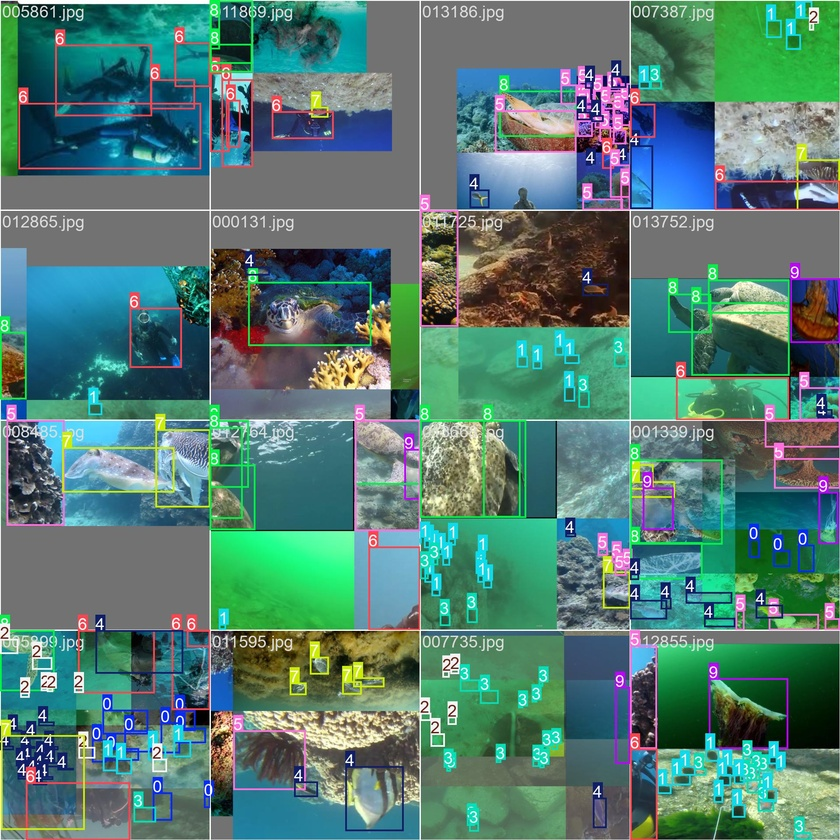
#> input picture notebooks/runs/ruod/yolov8m_raw/train_batch0.jpg, 840 x 840 px, shrunk from 1920 x 1920 before the run
$ python exp.py ../../notebooks/runs/ruod/yolov8m_raw/train_batch0.jpg ../../notebooks/runs/ruod/yolov8m_raw/train_batch1.jpg   (older library calls are emulated)
#> lines starting #> are read from the running program, lines starting #| are printed output that depends on the picture; long printed decimals are rounded
import cv2
import os
import numpy as np
import matplotlib.pyplot as plt
from typing import Tuple, Dict, List

def compute_uiqm(img_bgr: np.ndarray) -> float:
    '''TODO: double-check correctness of this uiqm'''
    img = img_bgr.astype(np.float64)
    B, G, R = img[:, :, 0], img[:, :, 1], img[:, :, 2]

    # UICM (colorfulness under water)
    RG = R - G
    YB = (R + G) / 2.0 - B
    uicm = (
        -0.0268 * np.sqrt(np.mean(RG)**2 + np.mean(YB)**2)
        + 0.1586 * np.sqrt(np.std(RG)**2 + np.std(YB)**2)
    )

    # UISM (sharpness)
    sobel_weight = [0.114, 0.587, 0.299]  # BGR weights
    uism_vals: List[float] = []
    for c in range(3):
        ch = img[:, :, c]
        sobel_x = cv2.Sobel(ch, cv2.CV_64F, 1, 0, ksize=3)
        sobel_y = cv2.Sobel(ch, cv2.CV_64F, 0, 1, ksize=3)
        mag = np.sqrt(sobel_x**2 + sobel_y**2)
        uism_vals.append(np.mean(mag))
    uism = sum(w * v for w, v in zip(sobel_weight, uism_vals))

    # UIConM (local contrast)
    gray = cv2.cvtColor(img_bgr, cv2.COLOR_BGR2GRAY).astype(np.float64)
    blk = 8
    contr = []
    H, W = gray.shape
    for i in range(0, H - blk, blk):
        for j in range(0, W - blk, blk):
            block = gray[i:i+blk, j:j+blk]
            mn, mx = block.min(), block.max()
            if mx > mn:
                contr.append((mx - mn) / (mx + mn + 1e-10))
    if len(contr) == 0:
        uiconm = 0.0
    else:
        uiconm = np.mean(np.log(np.array(contr) + 1e-10))

    # final
    return 0.0282 * uicm + 0.2953 * uism + 3.5753 * uiconm


def compute_uciqe(img_bgr: np.ndarray) -> float:
    ''' TODO: double-check correctness of uciqe '''
    lab = cv2.cvtColor(img_bgr, cv2.COLOR_BGR2LAB).astype(np.float64)
    L = lab[:, :, 0] / 255.0
    a = lab[:, :, 1] - 128.0
    b = lab[:, :, 2] - 128.0

    chroma = np.sqrt(a**2 + b**2)
    sigma_c = np.std(chroma)

    L_sorted = np.sort(L.flatten())
    n = len(L_sorted)
    top = L_sorted[int(0.99 * n):]
    bottom = L_sorted[:int(0.01 * n)] if int(0.01 * n) > 0 else L_sorted[:1]
    con_l = top.mean() - bottom.mean()

    hsv = cv2.cvtColor(img_bgr, cv2.COLOR_BGR2HSV).astype(np.float64)
    mu_s = hsv[:, :, 1].mean() / 255.0

    return 0.4680 * sigma_c + 0.2745 * con_l + 0.2576 * mu_s


def contrast_gain(original: np.ndarray, enhanced: np.ndarray) -> float:
    '''Std(gray) ratio between enhanced and original'''
    def get_std(x: np.ndarray) -> float:
        gray = cv2.cvtColor(x, cv2.COLOR_BGR2GRAY)
        return float(np.std(gray))
    return get_std(enhanced) / (get_std(original) + 1e-10)


#### CLAHE Experiment

def apply_clahe(bgr: np.ndarray, clip: float, tile: int) -> np.ndarray:
    '''Apply CLAHE on L channel in Lab'''
    lab = cv2.cvtColor(bgr, cv2.COLOR_BGR2LAB)
    clahe = cv2.createCLAHE(clipLimit=clip, tileGridSize=(tile, tile))
    lab[:, :, 0] = clahe.apply(lab[:, :, 0])
    return cv2.cvtColor(lab, cv2.COLOR_LAB2BGR)


def run_experiment(image_path: str, out_dir: str):
    os.makedirs(out_dir, exist_ok=True)

    orig = cv2.imread(image_path)
#> orig is the input picture: shape (840, 840, 3); mean B, G, R 114.9, 123.7, 84.3
    if orig is None:
        raise FileNotFoundError(image_path)

    print(f"Running CLAHE experiment on: {image_path}")

    # parameter sweeps
    clip_values = [1.0, 1.5, 2.0, 2.5, 3.0, 4.0]
    tile_values = [4, 8, 12, 16]

    results = []

    for clip in clip_values:
        for tile in tile_values:
            enh = apply_clahe(orig, clip, tile)

            uiqm_val = compute_uiqm(enh)
            uciqe_val = compute_uciqe(enh)
            contr = contrast_gain(orig, enh)

            results.append({
                "clip": clip,
                "tile": tile,
                "uiqm": uiqm_val,
                "uciqe": uciqe_val,
                "contrast": contr,
            })

            print(
                f"[clip={clip:.1f}, tile={tile}] "
                f"UIQM={uiqm_val:.3f}, UCIQE={uciqe_val:.3f}, Contrast={contr:.3f}"
            )
#> this loop made 6 passes
#> pass 1, in compute_uiqm, `img = img_bgr.astype(np.float64)`:
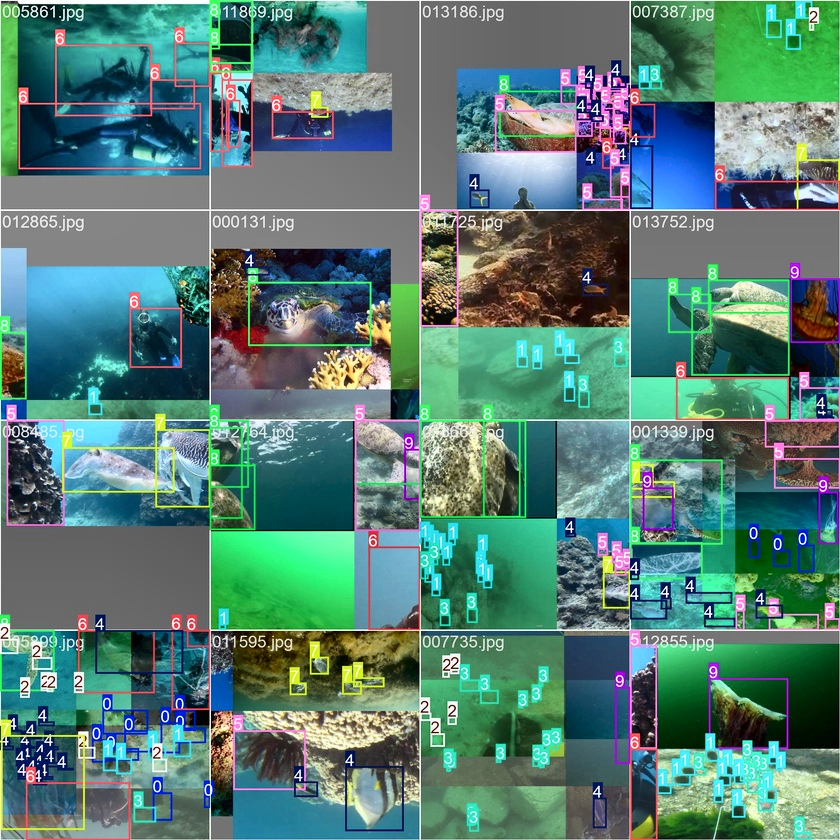
#> img: shape (840, 840, 3) float64; mean B, G, R 116.3, 125.3, 86.8
#> pass 1, in compute_uiqm, `B, G, R = img[:, :, 0], img[:, :, 1], img[:, :, 2]`:
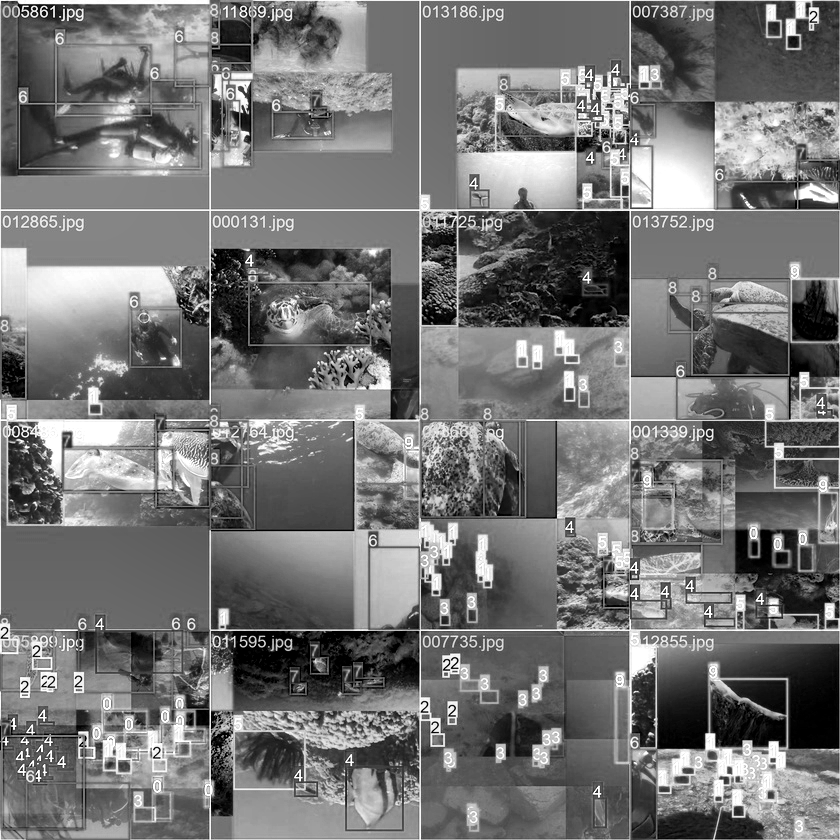
#> B: shape (840, 840) float64; min 0, max 255, mean 116.3
#> pass 1, in compute_uiqm, `B, G, R = img[:, :, 0], img[:, :, 1], img[:, :, 2]`:
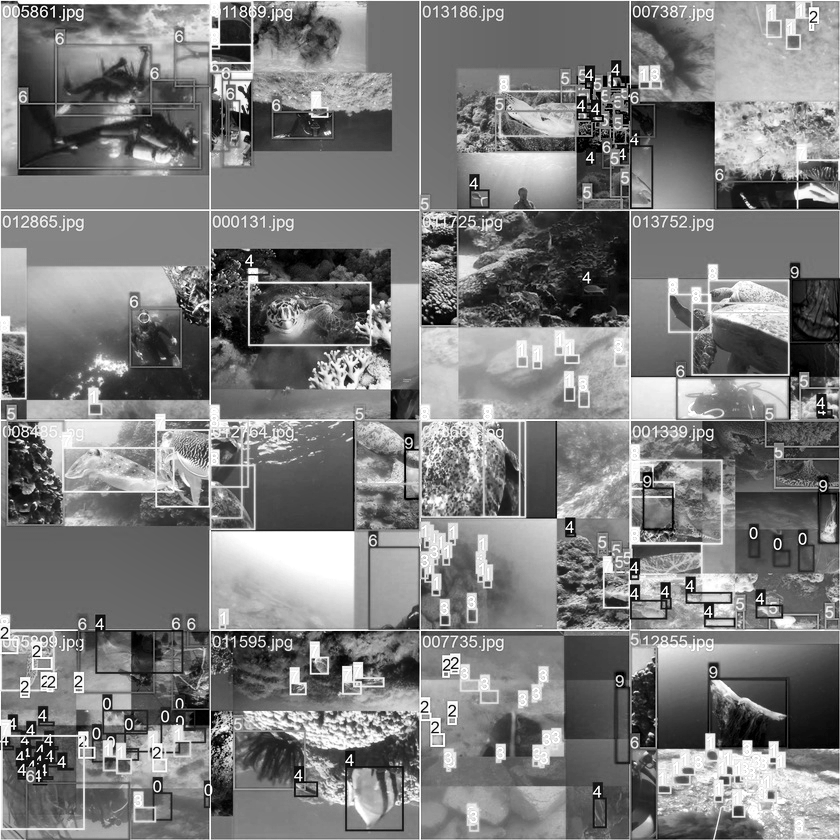
#> G: shape (840, 840) float64; min 0, max 255, mean 125.3
#> after the loop:
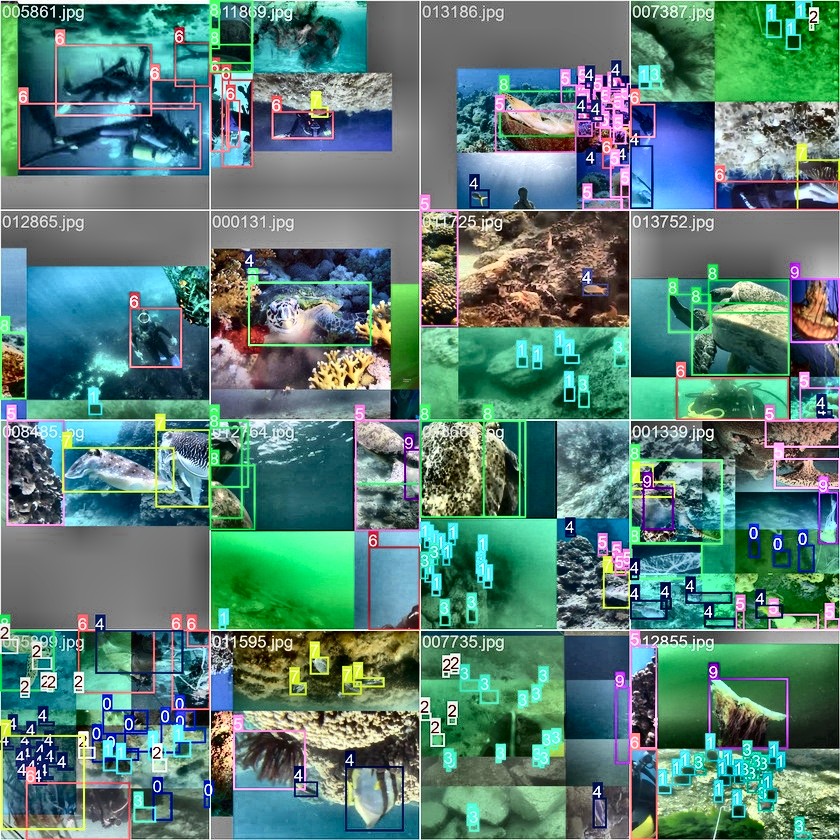
#> enh: shape (840, 840, 3); mean B, G, R 118.6, 127.6, 89.9
#> after the loop, results = 24 items
    ### save results
    csv_path = os.path.join(out_dir, "clahe_experiment_results.csv")
    with open(csv_path, "w") as f:
        f.write("clip,tile,UIQM,UCIQE,ContrastGain\n")
        for r in results:
            f.write(
                f"{r['clip']},{r['tile']},"
                f"{r['uiqm']:.6f},{r['uciqe']:.6f},{r['contrast']:.6f}\n"
            )
#> this loop made 24 passes
    print(f"Saved CSV: {csv_path}")
#| Saved CSV: ../../notebooks/runs/ruod/yolov8m_raw/train_batch1.jpg/clahe_experiment_results.csv

    # Plot: UIQM vs clipLimit for each tile size
    plt.figure(figsize=(8, 5))
    for tile in tile_values:
        x = [r["clip"] for r in results if r["tile"] == tile]
        y = [r["uiqm"] for r in results if r["tile"] == tile]
        plt.plot(x, y, marker="o", label=f"Tile {tile}")
#> this loop made 4 passes
#> y on passes 1 to 4: [27.27, 29.43, 30.8, 31.56, 32.07, 32.32], [27.74, 30.07, 31.84, 33.01, 33.84, 34.82], [28.31, 30.69, 32.72, 34.04, 35.07, 36.35], [28.23, 31.34, 33.37, 35.21, 36.42, 38.14]
    plt.xlabel("clipLimit")
    plt.ylabel("UIQM")
    plt.title("UIQM vs clipLimit for different tile sizes (CLAHE)")
    plt.grid(True, linestyle="--", alpha=0.4)
    plt.legend()
    plt.tight_layout()
    uiqm_plot_path = os.path.join(out_dir, "uiqm_vs_clip_all_tiles.png")
    plt.savefig(uiqm_plot_path, dpi=150)
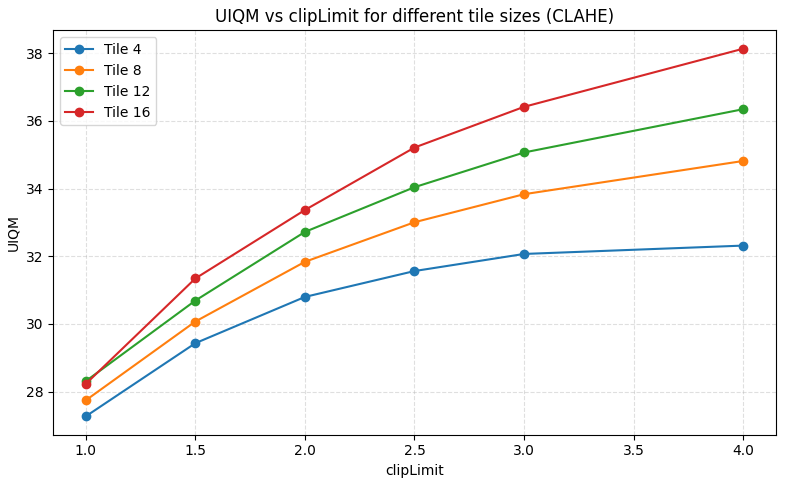
#> figure drawn by matplotlib, 1 panel
    print(f"Saved: {uiqm_plot_path}")
    plt.close()

    # Plot: Three metrics vs clipLimit for ONE tile size
    target_tile = 8
    clips = [r["clip"] for r in results if r["tile"] == target_tile]
#> clips = [1, 1.5, 2, 2.5, 3, 4]
    uiqm_list = [r["uiqm"] for r in results if r["tile"] == target_tile]
#> uiqm_list = [27.74, 30.07, 31.84, 33.01, 33.84, 34.82]
    uciqe_list = [r["uciqe"] for r in results if r["tile"] == target_tile]
#> uciqe_list = [10.03, 9.99, 9.96, 9.93, 9.9, 9.87]
    contrast_list = [r["contrast"] for r in results if r["tile"] == target_tile]
#> contrast_list = [1.14, 1.21, 1.26, 1.29, 1.31, 1.34]

    plt.figure(figsize=(8, 5))
    plt.plot(clips, uiqm_list, marker="o", label="UIQM")
    plt.plot(clips, uciqe_list, marker="s", label="UCIQE")
    plt.plot(clips, contrast_list, marker="^", label="Contrast Gain")
    plt.xlabel("clipLimit")
    plt.ylabel("Metric value")
    plt.title(f"CLAHE metrics vs clipLimit (tileGridSize = {target_tile}×{target_tile})")
    plt.grid(True, linestyle="--", alpha=0.4)
    plt.legend()
    plt.tight_layout()
    metrics_plot_path = os.path.join(out_dir, "metrics_vs_clip_tile8.png")
    plt.savefig(metrics_plot_path, dpi=150)
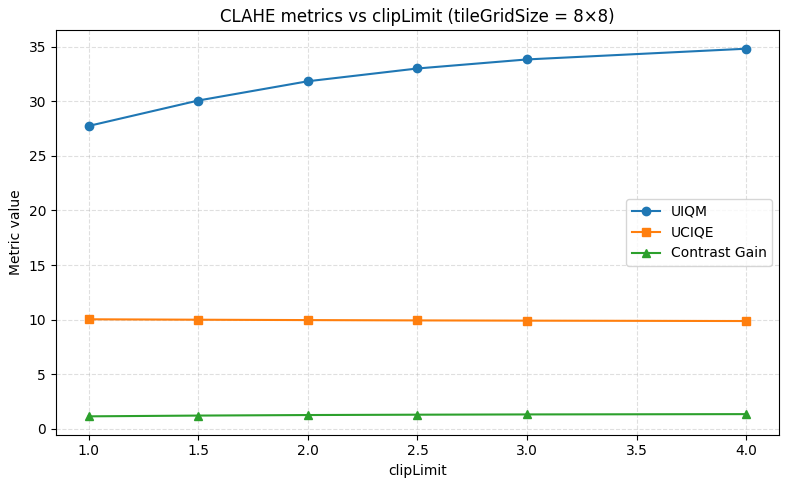
#> figure drawn by matplotlib, 1 panel
    print(f"Saved: {metrics_plot_path}")
    plt.close()

    # find best setting
    best = max(
        results,
        key=lambda r: (r["uiqm"] + r["uciqe"] + r["contrast"])
    )
#> best = {'clip': 4, 'tile': 16, 'uiqm': 38.14, 'uciqe': 9.87, 'contrast': 1.26}
    print("\nBEST SETTING FOUND (by UIQM + UCIQE + ContrastGain):")
    print(best)
#| {'clip': 4.0, 'tile': 16, 'uiqm': 38.135, 'uciqe': 9.868, 'contrast': 1.263}

    return results

if __name__ == "__main__":
    import sys

    if len(sys.argv) < 3:
        print("Usage: python3 experiment_clahe_params.py <image> <out_dir>")
        sys.exit(1)

    run_experiment(sys.argv[1], sys.argv[2])

$ run again, on notebooks/runs/ruod/yolov8m_raw/train_batch2.jpg
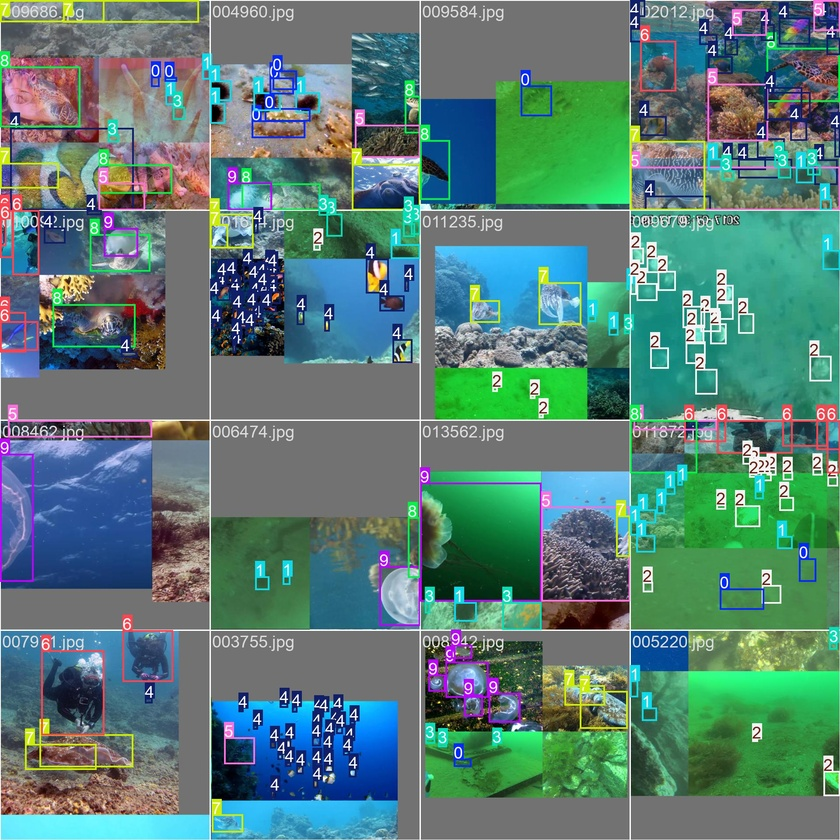
#> input picture notebooks/runs/ruod/yolov8m_raw/train_batch2.jpg, 840 x 840 px, shrunk from 1920 x 1920 before the run
#> in run_experiment, orig is the input picture: shape (840, 840, 3); mean B, G, R 118.9, 125.6, 89.2
#> the loop in run_experiment, `for clip in clip_values:` made 6 passes
#> after the loop in run_experiment, `for clip in clip_values:`:
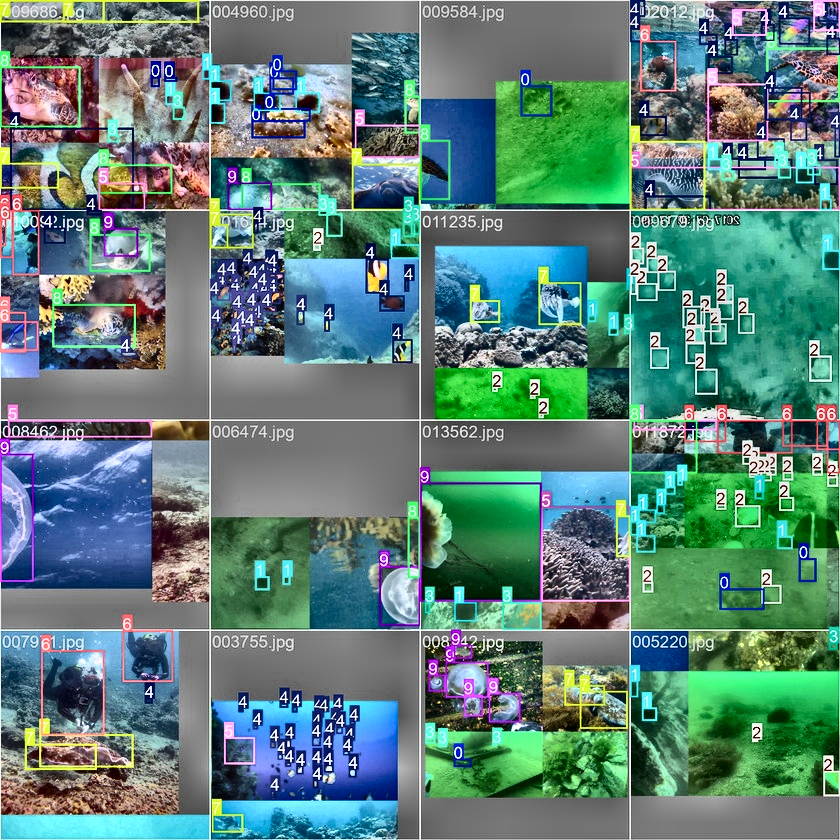
#> enh: shape (840, 840, 3); mean B, G, R 120.7, 127.9, 92.5
#> after the loop in run_experiment, `for clip in clip_values:`: results = 24 items
#> the loop in run_experiment, `for r in results:` made 24 passes
#| Saved CSV: ../../notebooks/runs/ruod/yolov8m_raw/train_batch2.jpg/clahe_experiment_results.csv
#> the loop in run_experiment, `for tile in tile_values:` made 4 passes
#> y on passes 1 to 4: [27.47, 29.72, 31.21, 32.27, 32.88, 33.65], [27.42, 29.9, 31.7, 32.92, 33.85, 35.01], [27.77, 30.3, 32.48, 33.87, 35.01, 36.47], [27.62, 30.85, 33.02, 34.93, 36.13, 37.9]
#> clips = [1, 1.5, 2, 2.5, 3, 4]
#> uiqm_list = [27.42, 29.9, 31.7, 32.92, 33.85, 35.01]
#> uciqe_list = [11.12, 11.09, 11.07, 11.05, 11.03, 11.01]
#> contrast_list = [1.16, 1.23, 1.29, 1.32, 1.35, 1.38]
#> in run_experiment, `plt.savefig(metrics_plot_path, dpi=150)`:
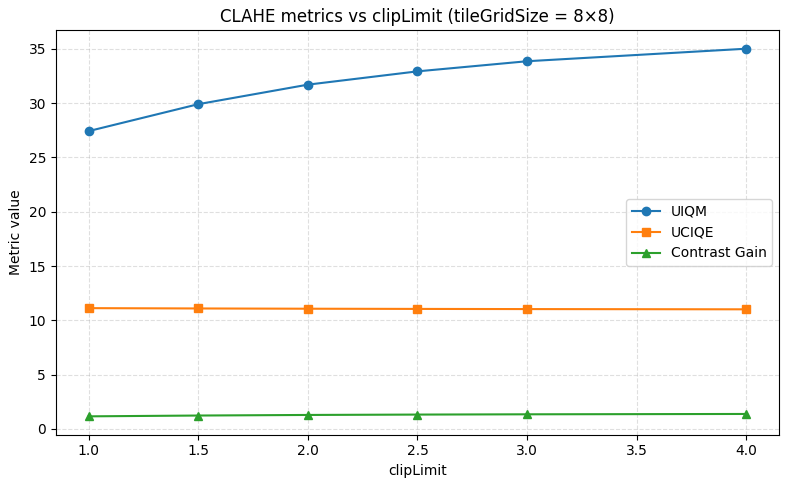
#> figure drawn by matplotlib, 1 panel
#> best = {'clip': 4, 'tile': 16, 'uiqm': 37.9, 'uciqe': 10.93, 'contrast': 1.31}
#| {'clip': 4.0, 'tile': 16, 'uiqm': 37.901, 'uciqe': 10.931, 'contrast': 1.309}
